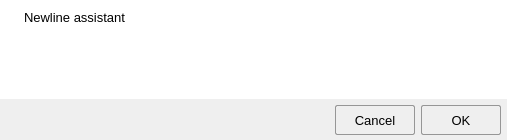
<?xml version="1.0" encoding="UTF-8"?>
<ui version="4.0">
 <class>HintDialog</class>
 <widget class="QDialog" name="HintDialog">
  <property name="geometry">
   <rect>
    <x>0</x>
    <y>0</y>
    <width>507</width>
    <height>140</height>
   </rect>
  </property>
  <property name="minimumSize">
   <size>
    <width>0</width>
    <height>140</height>
   </size>
  </property>
  <property name="maximumSize">
   <size>
    <width>16777215</width>
    <height>16777215</height>
   </size>
  </property>
  <property name="font">
   <font>
    <family>Microsoft YaHei UI</family>
    <pointsize>10</pointsize>
    <weight>50</weight>
    <bold>false</bold>
   </font>
  </property>
  <property name="windowTitle">
   <string>Prompt</string>
  </property>
  <property name="windowIcon">
   <iconset>
    <normalon>:/Resource/images/logo.png</normalon>
   </iconset>
  </property>
  <property name="styleSheet">
   <string notr="true">background-color: rgb(255, 255, 255);</string>
  </property>
  <layout class="QGridLayout" name="gridLayout_6">
   <property name="leftMargin">
    <number>0</number>
   </property>
   <property name="topMargin">
    <number>0</number>
   </property>
   <property name="rightMargin">
    <number>0</number>
   </property>
   <property name="bottomMargin">
    <number>0</number>
   </property>
   <property name="horizontalSpacing">
    <number>0</number>
   </property>
   <property name="verticalSpacing">
    <number>6</number>
   </property>
   <item row="0" column="0">
    <widget class="QWidget" name="titleWidget" native="true">
     <property name="minimumSize">
      <size>
       <width>0</width>
       <height>35</height>
      </size>
     </property>
     <property name="maximumSize">
      <size>
       <width>16777215</width>
       <height>40</height>
      </size>
     </property>
     <layout class="QGridLayout" name="gridLayout_4">
      <property name="leftMargin">
       <number>3</number>
      </property>
      <property name="topMargin">
       <number>0</number>
      </property>
      <property name="rightMargin">
       <number>3</number>
      </property>
      <property name="bottomMargin">
       <number>0</number>
      </property>
      <property name="verticalSpacing">
       <number>0</number>
      </property>
      <item row="0" column="0">
       <widget class="QLabel" name="label">
        <property name="minimumSize">
         <size>
          <width>15</width>
          <height>15</height>
         </size>
        </property>
        <property name="maximumSize">
         <size>
          <width>15</width>
          <height>15</height>
         </size>
        </property>
        <property name="styleSheet">
         <string notr="true">image: url(:/Resource/images/logo.png);</string>
        </property>
        <property name="text">
         <string/>
        </property>
       </widget>
      </item>
      <item row="0" column="1">
       <widget class="QLabel" name="titleLabel">
        <property name="text">
         <string>Newline assistant</string>
        </property>
       </widget>
      </item>
      <item row="0" column="2">
       <spacer name="horizontalSpacer_2">
        <property name="orientation">
         <enum>Qt::Horizontal</enum>
        </property>
        <property name="sizeHint" stdset="0">
         <size>
          <width>302</width>
          <height>20</height>
         </size>
        </property>
       </spacer>
      </item>
      <item row="0" column="3">
       <widget class="QPushButton" name="closeButton">
        <property name="minimumSize">
         <size>
          <width>40</width>
          <height>30</height>
         </size>
        </property>
        <property name="maximumSize">
         <size>
          <width>40</width>
          <height>30</height>
         </size>
        </property>
        <property name="focusPolicy">
         <enum>Qt::NoFocus</enum>
        </property>
        <property name="styleSheet">
         <string notr="true">.QPushButton{
  border:1px solid white;
  image: url(:/Resource/icons/close.png);
}
.QPushButton:hover{ 
	background:rgb(255,0,0);
}

.QPushButton:pressed{ 
	background:rgb(200,0,0);
}
</string>
        </property>
        <property name="text">
         <string/>
        </property>
        <property name="flat">
         <bool>true</bool>
        </property>
       </widget>
      </item>
     </layout>
    </widget>
   </item>
   <item row="1" column="0">
    <layout class="QGridLayout" name="gridLayout_5">
     <property name="verticalSpacing">
      <number>0</number>
     </property>
     <item row="0" column="0">
      <layout class="QGridLayout" name="gridLayout_2">
       <property name="leftMargin">
        <number>12</number>
       </property>
       <property name="bottomMargin">
        <number>12</number>
       </property>
       <property name="horizontalSpacing">
        <number>6</number>
       </property>
       <item row="0" column="0">
        <widget class="QLabel" name="iconLabel">
         <property name="minimumSize">
          <size>
           <width>50</width>
           <height>40</height>
          </size>
         </property>
         <property name="maximumSize">
          <size>
           <width>50</width>
           <height>50</height>
          </size>
         </property>
         <property name="styleSheet">
          <string notr="true">border-image: url(:/Resource/images/warning.png);</string>
         </property>
         <property name="text">
          <string/>
         </property>
        </widget>
       </item>
       <item row="0" column="1">
        <widget class="QLabel" name="textLabel">
         <property name="minimumSize">
          <size>
           <width>0</width>
           <height>0</height>
          </size>
         </property>
         <property name="font">
          <font>
           <pointsize>9</pointsize>
           <underline>false</underline>
          </font>
         </property>
         <property name="text">
          <string/>
         </property>
         <property name="alignment">
          <set>Qt::AlignLeading|Qt::AlignLeft|Qt::AlignVCenter</set>
         </property>
        </widget>
       </item>
      </layout>
     </item>
    </layout>
   </item>
   <item row="2" column="0">
    <widget class="QWidget" name="widget" native="true">
     <property name="minimumSize">
      <size>
       <width>40</width>
       <height>40</height>
      </size>
     </property>
     <property name="maximumSize">
      <size>
       <width>16777215</width>
       <height>45</height>
      </size>
     </property>
     <property name="styleSheet">
      <string notr="true">background-color: rgb(239, 239, 239);</string>
     </property>
     <layout class="QGridLayout" name="gridLayout">
      <property name="topMargin">
       <number>6</number>
      </property>
      <property name="rightMargin">
       <number>6</number>
      </property>
      <property name="bottomMargin">
       <number>9</number>
      </property>
      <item row="0" column="2">
       <widget class="QPushButton" name="okButton">
        <property name="minimumSize">
         <size>
          <width>80</width>
          <height>30</height>
         </size>
        </property>
        <property name="styleSheet">
         <string notr="true">QPushButton{
    border-style:solid;
    border-width:1px 1px 1px 1px;
    border-color:#969696;
    border-radius:2px;
}
QPushButton:hover{
    border-style:solid;
    border-width:1px 1px 1px 1px;
    border-color:#0078d6;
    border-radius:2px;
}

QPushButton:pressed{
    border-style:solid;
    border-width:2px 2px 2px 2px;
    border-color:#0078d6;
    border-radius:2px;
}</string>
        </property>
        <property name="text">
         <string>OK</string>
        </property>
       </widget>
      </item>
      <item row="0" column="0">
       <spacer name="horizontalSpacer">
        <property name="orientation">
         <enum>Qt::Horizontal</enum>
        </property>
        <property name="sizeHint" stdset="0">
         <size>
          <width>40</width>
          <height>20</height>
         </size>
        </property>
       </spacer>
      </item>
      <item row="0" column="1">
       <widget class="QPushButton" name="cancelButton">
        <property name="minimumSize">
         <size>
          <width>80</width>
          <height>30</height>
         </size>
        </property>
        <property name="styleSheet">
         <string notr="true">QPushButton{
    border-style:solid;
    border-width:1px 1px 1px 1px;
    border-color:#969696;
    border-radius:2px;
}
QPushButton:hover{
    border-style:solid;
    border-width:1px 1px 1px 1px;
    border-color:#0078d6;
    border-radius:2px;
}

QPushButton:pressed{
    border-style:solid;
    border-width:2px 2px 2px 2px;
    border-color:#0078d6;
    border-radius:2px;
}</string>
        </property>
        <property name="text">
         <string>Cancel</string>
        </property>
       </widget>
      </item>
     </layout>
    </widget>
   </item>
  </layout>
 </widget>
 <resources/>
 <connections/>
</ui>
